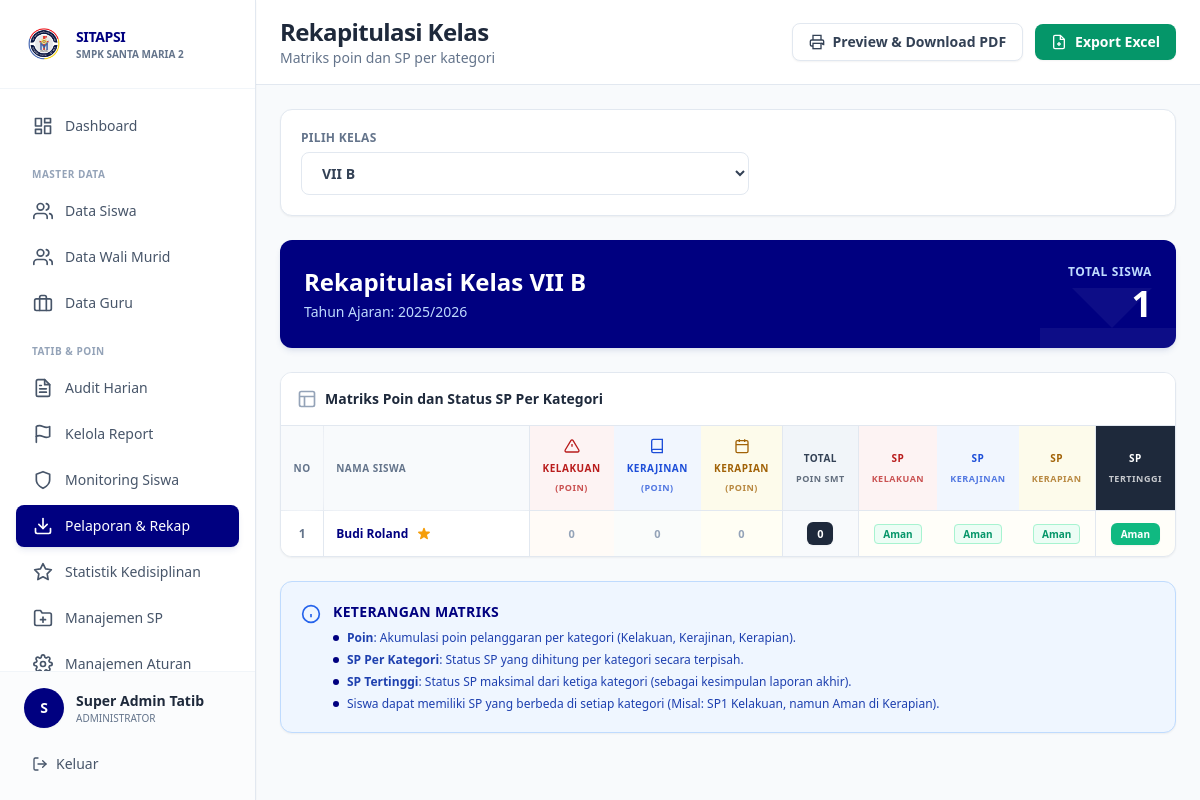
The app's page /views/admin/rekapitulasi_kelas.php?kelas=2 (signed in) with its own data.
### tables this page shows
CREATE TABLE `tb_kelas` (
  `id_kelas` int(11) NOT NULL,
  `nama_kelas` varchar(10) NOT NULL,
  `tingkat` int(11) NOT NULL,
  `guru_wali` varchar(100) DEFAULT NULL,
  `status` varchar(20) DEFAULT 'Aman',
  `created_at` timestamp NOT NULL DEFAULT current_timestamp()
);

CREATE TABLE `tb_tahun_ajaran` (
  `id_tahun` int(11) NOT NULL,
  `nama_tahun` varchar(20) NOT NULL,
  `status` enum('Aktif','Arsip') DEFAULT 'Aktif',
  `semester_aktif` enum('Ganjil','Genap') DEFAULT 'Ganjil'
);

CREATE TABLE `tb_anggota_kelas` (
  `id_anggota` bigint(20) NOT NULL,
  `no_induk` varchar(50) NOT NULL,
  `id_kelas` int(11) NOT NULL,
  `id_tahun` int(11) NOT NULL,
  `poin_kelakuan` int(11) DEFAULT 0,
  `poin_kerajinan` int(11) DEFAULT 0,
  `poin_kerapian` int(11) DEFAULT 0,
  `total_poin_umum` int(11) DEFAULT 0,
  `status_sp_kelakuan` enum('Aman','SP1','SP2','SP3','Sanksi oleh Sekolah') DEFAULT 'Aman',
  `status_sp_kerajinan` enum('Aman','SP1','SP2','SP3','Sanksi oleh Sekolah') DEFAULT 'Aman',
  `status_sp_kerapian` enum('Aman','SP1','SP2','SP3','Sanksi oleh Sekolah') DEFAULT 'Aman',
  `status_sp_terakhir` enum('Aman','SP1','SP2','SP3','Sanksi oleh Sekolah') DEFAULT 'Aman',
  `status_reward` enum('None','Kandidat Reward Semester','Kandidat Sertifikat') DEFAULT 'None'
);

CREATE TABLE `tb_siswa` (
  `no_induk` varchar(50) NOT NULL,
  `nama_siswa` varchar(100) NOT NULL,
  `jenis_kelamin` enum('L','P') NOT NULL,
  `kota` varchar(100) DEFAULT NULL,
  `tanggal_lahir` date DEFAULT NULL,
  `alamat` text DEFAULT NULL,
  `nama_ayah` varchar(150) DEFAULT NULL,
  `pekerjaan_ayah` varchar(100) DEFAULT NULL,
  `nama_ibu` varchar(150) DEFAULT NULL,
  `pekerjaan_ibu` varchar(100) DEFAULT NULL,
  `no_hp_ortu` varchar(15) DEFAULT NULL,
  `id_ortu` int(11) DEFAULT NULL,
  `status_aktif` enum('Aktif','Lulus','Keluar','Dikeluarkan') DEFAULT 'Aktif',
  `nisn` varchar(20) DEFAULT NULL,
  `parent` varchar(100) DEFAULT NULL,
  `wa` varchar(20) DEFAULT NULL,
  `created_at` timestamp NOT NULL DEFAULT current_timestamp()
);

### views/admin/rekapitulasi_kelas.php (the view, shortened to what the rows shown need)
<?php
require_once '../../config/database.php';
$id_kelas = $_GET['kelas'] ?? null;
$tahun_aktif = fetchOne("
    SELECT id_tahun, nama_tahun, semester_aktif
    FROM tb_tahun_ajaran
    WHERE status = 'Aktif'
    LIMIT 1
");
if ($id_kelas) {
    $kelas_info = fetchOne("SELECT * FROM tb_kelas WHERE id_kelas = :id", ['id' => $id_kelas]);
    $semester_berjalan = $tahun_aktif['semester_aktif'];
    $siswa_kelas = fetchAll("
        SELECT
            s.no_induk,
            s.nama_siswa,
            a.id_anggota,
            a.poin_kelakuan,
            a.poin_kerajinan,
            a.poin_kerapian,
            a.total_poin_umum,
            a.status_sp_terakhir,
            a.status_sp_kelakuan,
            a.status_sp_kerajinan,
            a.status_sp_kerapian,
            (SELECT COALESCE(SUM(d.poin_saat_itu), 0)
             FROM tb_pelanggaran_header h
             JOIN tb_pelanggaran_detail d ON h.id_transaksi = d.id_transaksi
             WHERE h.id_anggota = a.id_anggota AND h.id_tahun = a.id_tahun) as total_tahunan,
            (SELECT COALESCE(SUM(d.poin_saat_itu), 0)
             FROM tb_pelanggaran_header h
             JOIN tb_pelanggaran_detail d ON h.id_transaksi = d.id_transaksi
             WHERE h.id_anggota = a.id_anggota AND h.id_tahun = a.id_tahun AND h.semester = :semester) as total_semester
        FROM tb_siswa s
        JOIN tb_anggota_kelas a ON s.no_induk = a.no_induk
        WHERE s.status_aktif = 'Aktif'
        AND a.id_tahun = :id_tahun
        AND a.id_kelas = :id_kelas
        ORDER BY s.nama_siswa
    ", [
        'id_tahun' => $tahun_aktif['id_tahun'],
        'id_kelas' => $id_kelas,
        'semester' => $semester_berjalan
    ]);
}
$card_class = "bg-white border border-[#E2E8F0] rounded-xl shadow-sm";
?>
<!DOCTYPE html>
<html lang="id">
<head>
    <script src="https://cdn.tailwindcss.com"></script>
</head>
<body class="bg-[#F8FAFC]">
<div class="flex h-screen overflow-hidden">
    <?php include '../../includes/sidebar_admin.php'; ?>
    <div class="flex-1 overflow-auto lg:ml-64">
        <div class="bg-white border-b border-[#E2E8F0] px-6 pl-16 lg:pl-6 py-4 sticky top-0 z-30 flex flex-col sm:flex-row sm:justify-between sm:items-center gap-4">
            <div>
                <h1 class="text-2xl font-extrabold text-slate-800 tracking-tight">Rekapitulasi Kelas</h1>
            </div>
        </div>
        <div class="p-6 space-y-6 max-w-full mx-auto">
            <?php if ($id_kelas && isset($kelas_info)): ?>
            <div class="bg-[#000080] text-white rounded-xl shadow-md shadow-blue-900/10 p-6 relative overflow-hidden">
                <svg class="absolute right-0 top-0 text-white/5 w-48 h-48 transform translate-x-8 -translate-y-8" fill="currentColor" viewBox="0 0 24 24"><path d="M21 15v4a2 2 0 0 1-2 2H5a2 2 0 0 1-2-2v-4"></path><polyline points="7 10 12 15 17 10"></polyline><line x1="12" y1="15" x2="12" y2="3"></line></svg>
                <div class="relative z-10 flex items-center justify-between">
                    <div>
                        <h2 class="text-2xl font-extrabold mb-1">Rekapitulasi Kelas <?= htmlspecialchars($kelas_info['nama_kelas']) ?></h2>
                        <p class="text-blue-200 font-medium text-sm">Tahun Ajaran: <?= $tahun_aktif['nama_tahun'] ?></p>
                    </div>
                    <div class="text-right">
                        <p class="text-blue-200 text-xs font-bold uppercase tracking-wider mb-1">Total Siswa</p>
                        <p class="text-4xl font-extrabold"><?= count($siswa_kelas) ?></p>
                    </div>
                </div>
            </div>
            <div class="<?= $card_class ?> overflow-hidden">
                <div class="p-4 border-b border-[#E2E8F0] bg-white flex items-center">
                    <svg class="w-5 h-5 text-slate-400 mr-2" fill="none" stroke="currentColor" viewBox="0 0 24 24" stroke-width="2"><rect x="3" y="3" width="18" height="18" rx="2" ry="2"></rect><line x1="3" y1="9" x2="21" y2="9"></line><line x1="9" y1="21" x2="9" y2="9"></line></svg>
                    <span class="font-extrabold text-slate-800 text-sm">Matriks Poin dan Status SP Per Kategori</span>
                </div>
                <div class="overflow-x-auto">
                    <table class="w-full text-left text-sm whitespace-nowrap">
                        <thead class="bg-slate-50/50 text-[10px] text-slate-500 uppercase tracking-wider sticky top-0 border-b border-[#E2E8F0]">
                            <tr>
                                <th class="p-3 text-center sticky left-0 bg-slate-50/90 backdrop-blur z-20 border-r border-[#E2E8F0]">No</th>
                                <th class="p-3 text-left sticky left-10 bg-slate-50/90 backdrop-blur z-20 border-r border-[#E2E8F0]" style="min-width: 200px;">Nama Siswa</th>
                                <th class="p-3 text-center bg-red-50/80 font-extrabold text-red-700">
                                    <div class="flex flex-col items-center"><svg class="w-4 h-4 mb-1" fill="none" stroke="currentColor" viewBox="0 0 24 24" stroke-width="2"><path d="M10.29 3.86L1.82 18a2 2 0 0 0 1.71 3h16.94a2 2 0 0 0 1.71-3L13.71 3.86a2 2 0 0 0-3.42 0z"></path><line x1="12" y1="9" x2="12" y2="13"></line><line x1="12" y1="17" x2="12.01" y2="17"></line></svg>Kelakuan<br><span class="text-[9px] opacity-75">(Poin)</span></div>
                                </th>
                                <th class="p-3 text-center bg-blue-50/80 font-extrabold text-blue-700">
                                    <div class="flex flex-col items-center"><svg class="w-4 h-4 mb-1" fill="none" stroke="currentColor" viewBox="0 0 24 24" stroke-width="2"><path d="M4 19.5v-15A2.5 2.5 0 0 1 6.5 2H20v20H6.5a2.5 2.5 0 0 1 0-5H20"></path></svg>Kerajinan<br><span class="text-[9px] opacity-75">(Poin)</span></div>
                                </th>
                                <th class="p-3 text-center bg-yellow-50/80 font-extrabold text-yellow-700">
                                    <div class="flex flex-col items-center"><svg class="w-4 h-4 mb-1" fill="none" stroke="currentColor" viewBox="0 0 24 24" stroke-width="2"><rect x="3" y="4" width="18" height="18" rx="2" ry="2"></rect><line x1="16" y1="2" x2="16" y2="6"></line><line x1="8" y1="2" x2="8" y2="6"></line><line x1="3" y1="10" x2="21" y2="10"></line></svg>Kerapian<br><span class="text-[9px] opacity-75">(Poin)</span></div>
                                </th>
                                <th class="p-3 text-center bg-slate-100 font-extrabold text-slate-700 border-l border-[#E2E8F0]">Total<br><span class="text-[9px] opacity-75">Poin Smt</span></th>
                                <th class="p-3 text-center bg-red-50/80 font-extrabold text-red-700 border-l border-[#E2E8F0]">SP<br><span class="text-[9px] opacity-75">Kelakuan</span></th>
                                <th class="p-3 text-center bg-blue-50/80 font-extrabold text-blue-700">SP<br><span class="text-[9px] opacity-75">Kerajinan</span></th>
                                <th class="p-3 text-center bg-yellow-50/80 font-extrabold text-yellow-700">SP<br><span class="text-[9px] opacity-75">Kerapian</span></th>
                                <th class="p-3 text-center bg-slate-800 text-white border-l border-[#E2E8F0]">SP<br><span class="text-[9px] opacity-75">Tertinggi</span></th>
                            </tr>
                        </thead>
                        <tbody class="divide-y divide-[#E2E8F0]">
                            <?php if (empty($siswa_kelas)): ?>
                            <tr>
                                <td colspan="10" class="p-12 text-center text-slate-400 font-medium">
                                    Tidak ada siswa di kelas ini
                                </td>
                            </tr>
                            <?php else: ?>
                            <?php foreach ($siswa_kelas as $idx => $siswa):
                                $is_kandidat_sertifikat = ($siswa['total_tahunan'] == 0);
                                $is_kandidat_semester = (!$is_kandidat_sertifikat && $siswa['total_semester'] == 0);
                                $is_bersih = ($is_kandidat_sertifikat || $is_kandidat_semester);
                            ?>
                            <tr class="hover:bg-slate-50 transition-colors group <?= $is_bersih ? 'bg-amber-50/30' : '' ?>">
                                <td class="p-3 text-center sticky left-0 bg-white group-hover:bg-slate-50 <?= $is_bersih ? 'bg-amber-50/30 group-hover:bg-amber-50/50' : '' ?> border-r border-[#E2E8F0] font-bold text-slate-500 text-xs"><?= $idx + 1 ?></td>
                                <td class="p-3 sticky left-10 bg-white group-hover:bg-slate-50 <?= $is_bersih ? 'bg-amber-50/30 group-hover:bg-amber-50/50' : '' ?> border-r border-[#E2E8F0] font-bold text-[#000080] text-xs" style="min-width: 200px;">
                                    <div class="flex items-center">
                                        <?= htmlspecialchars($siswa['nama_siswa']) ?>
                                        <?php if ($is_kandidat_sertifikat): ?>
                                            <span title="Kandidat Sertifikat Tahunan" class="ml-2 text-amber-500"></span>
                                        <?php endif; ?>
                                    </div>
                                </td>
                                <td class="p-3 text-center bg-red-50/30">
                                    <span class="px-2 py-1 <?= $siswa['poin_kelakuan'] > 0 ? 'bg-red-100 text-red-700 border border-red-200 shadow-sm' : 'text-slate-400 border border-transparent' ?> rounded-md text-[11px] font-extrabold"><?= $siswa['poin_kelakuan'] ?></span>
                                </td>
                                <td class="p-3 text-center bg-blue-50/30">
                                    <span class="px-2 py-1 <?= $siswa['poin_kerajinan'] > 0 ? 'bg-blue-100 text-blue-700 border border-blue-200 shadow-sm' : 'text-slate-400 border border-transparent' ?> rounded-md text-[11px] font-extrabold"><?= $siswa['poin_kerajinan'] ?></span>
                                </td>
                                <td class="p-3 text-center bg-yellow-50/30">
                                    <span class="px-2 py-1 <?= $siswa['poin_kerapian'] > 0 ? 'bg-yellow-100 text-yellow-700 border border-yellow-200 shadow-sm' : 'text-slate-400 border border-transparent' ?> rounded-md text-[11px] font-extrabold"><?= $siswa['poin_kerapian'] ?></span>
                                </td>
                                <td class="p-3 text-center bg-slate-50 border-l border-[#E2E8F0]">
                                    <span class="px-2.5 py-1 bg-slate-800 text-white rounded-md text-[11px] font-extrabold shadow-sm"><?= $siswa['total_poin_umum'] ?></span>
                                </td>
                                <td class="p-3 text-center border-l border-[#E2E8F0]">
                                    <span class="px-2 py-0.5 rounded text-[10px] font-bold <?= $siswa['status_sp_kelakuan'] === 'Aman' ? 'bg-emerald-50 text-emerald-600 border border-emerald-200' : 'bg-red-50 text-red-600 border border-red-200' ?>">
                                        <?= $siswa['status_sp_kelakuan'] ?>
                                    </span>
                                </td>
                                <td class="p-3 text-center">
                                    <span class="px-2 py-0.5 rounded text-[10px] font-bold <?= $siswa['status_sp_kerajinan'] === 'Aman' ? 'bg-emerald-50 text-emerald-600 border border-emerald-200' : 'bg-blue-50 text-blue-600 border border-blue-200' ?>">
                                        <?= $siswa['status_sp_kerajinan'] ?>
                                    </span>
                                </td>
                                <td class="p-3 text-center">
                                    <span class="px-2 py-0.5 rounded text-[10px] font-bold <?= $siswa['status_sp_kerapian'] === 'Aman' ? 'bg-emerald-50 text-emerald-600 border border-emerald-200' : 'bg-yellow-50 text-yellow-600 border border-yellow-200' ?>">
                                        <?= $siswa['status_sp_kerapian'] ?>
                                    </span>
                                </td>
                                <td class="p-3 text-center border-l border-[#E2E8F0]">
                                    <span class="px-2.5 py-1 rounded-md text-[10px] font-extrabold shadow-sm <?= $siswa['status_sp_terakhir'] === 'Aman' ? 'bg-emerald-500 text-white' : 'bg-red-500 text-white' ?>">
                                        <?= $siswa['status_sp_terakhir'] ?>
                                    </span>
                                </td>
                            </tr>
                            <?php endforeach; ?>
                            <?php endif; ?>
                        </tbody>
                    </table>
                </div>
            </div>
            <div class="bg-blue-50 border border-blue-200 p-5 rounded-xl shadow-sm">
                <div class="flex items-start">
                    <svg class="w-5 h-5 text-blue-600 mr-3 mt-0.5 flex-shrink-0" fill="none" stroke="currentColor" viewBox="0 0 24 24" stroke-width="2"><circle cx="12" cy="12" r="10"></circle><line x1="12" y1="16" x2="12" y2="12"></line><line x1="12" y1="8" x2="12.01" y2="8"></line></svg>
                    <div>
                        <h4 class="font-extrabold text-[#000080] text-sm mb-2 uppercase tracking-wide">Keterangan Matriks</h4>
                        <ul class="text-xs text-blue-800 space-y-1.5 font-medium">
                            <li class="flex items-center"><span class="w-1.5 h-1.5 bg-[#000080] rounded-full mr-2"></span> <strong>Poin</strong>: Akumulasi poin pelanggaran per kategori (Kelakuan, Kerajinan, Kerapian).</li>
                            <li class="flex items-center"><span class="w-1.5 h-1.5 bg-[#000080] rounded-full mr-2"></span> <strong>SP Per Kategori</strong>: Status SP yang dihitung per kategori secara terpisah.</li>
                            <li class="flex items-center"><span class="w-1.5 h-1.5 bg-[#000080] rounded-full mr-2"></span> <strong>SP Tertinggi</strong>: Status SP maksimal dari ketiga kategori (sebagai kesimpulan laporan akhir).</li>
                            <li class="flex items-center"><span class="w-1.5 h-1.5 bg-[#000080] rounded-full mr-2"></span> Siswa dapat memiliki SP yang berbeda di setiap kategori (Misal: SP1 Kelakuan, namun Aman di Kerapian).</li>
                        </ul>
                    </div>
                </div>
            </div>
            <?php endif; ?>
        </div>
    </div>
</div>
</body>
</html>

### records on screen
tb_kelas: nama_kelas "VII B"
tb_tahun_ajaran: nama_tahun "2025/2026"
tb_anggota_kelas: no_induk.nama_siswa "Budi Roland", poin_kelakuan "0", poin_kerajinan "0", poin_kerapian "0", total_poin_umum "0", status_sp_kelakuan "Aman", status_sp_kerajinan "Aman", status_sp_kerapian "Aman", status_sp_terakhir "Aman"

### other values on screen
$initial "S"
$user_name "Super Admin Tatib"
count($siswa_kelas) "1"
form field kelas "VII B"
